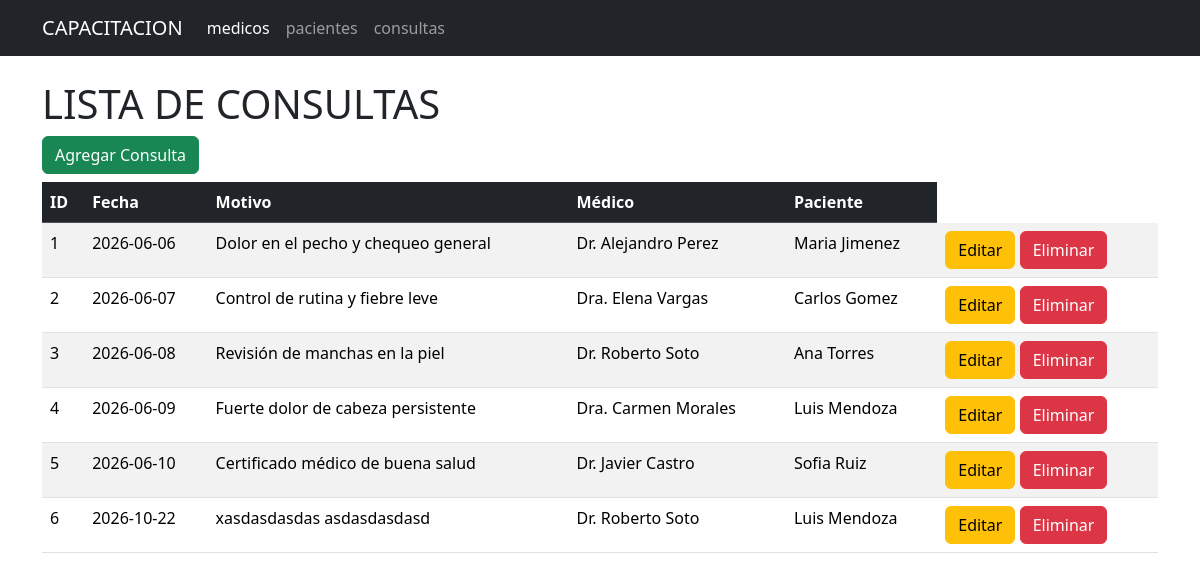
Before: /consultas with the older database file.
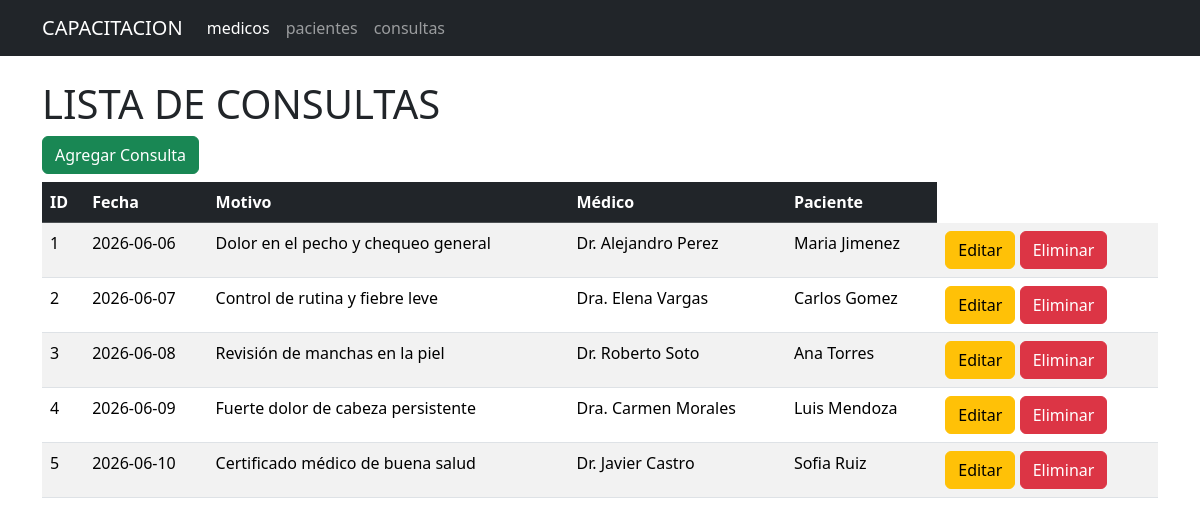
After: the same page with the newer database file.
### tables this page shows
CREATE TABLE consultas (
        id_consulta INTEGER PRIMARY KEY AUTOINCREMENT,
        fecha TEXT NOT NULL,
        motivo TEXT NOT NULL,
        id_paciente INTEGER NOT NULL,
        id_medico INTEGER NOT NULL,
        FOREIGN KEY (id_paciente) REFERENCES pacientes(id_paciente),
        FOREIGN KEY (id_medico) REFERENCES medicos(id_medico)
    );

CREATE TABLE medicos (
        id_medico INTEGER PRIMARY KEY AUTOINCREMENT,
        nombre TEXT NOT NULL,
        especialidad TEXT NOT NULL,
        email TEXT NOT NULL,
        telefono INTEGER NOT NULL
    );

CREATE TABLE pacientes (
        id_paciente INTEGER PRIMARY KEY AUTOINCREMENT,
        nombre TEXT NOT NULL,
        email TEXT NOT NULL,
        telefono INTEGER NOT NULL,
        fecha_nacimiento TEXT
    );

### app.py (the view)
@app.route('/consultas')
def consultas():
    conn = get_db_connection()
    consultas = conn.execute(
        """
        SELECT c.id_consulta, c.fecha AS fecha, c.motivo AS motivo, m.nombre AS nombre_medico, p.nombre AS nombre_paciente
        FROM consultas c
        JOIN medicos m ON c.id_medico = m.id_medico
        JOIN pacientes p ON c.id_paciente = p.id_paciente
        """
        ).fetchall()
    conn.close()
    return render_template('consultas.html', consultas=consultas)

### app.py (called while the page is built)
def get_db_connection():
    conn = sqlite3.connect('sistema_medico.db')
    conn.row_factory = sqlite3.Row
    return conn

### templates/consultas.html
{% extends 'base.html' %}
{% block content %}
<h1>LISTA DE CONSULTAS</h1>
<a href="{{url_for('nueva_consulta')}}" class="btn btn-success mb-2">Agregar Consulta</a>
<table class="table table-striped table-hover">
    <thead class="table-dark">
        <tr>
            <th>ID</th>
            <th>Fecha</th>
            <th>Motivo</th>
            <th>Médico</th>
            <th>Paciente</th>
        </tr>
    </thead>
    <tbody>
        {% for consulta in consultas %}
        <tr>
            <td>{{ consulta.id_consulta }}</td>
            <td>{{ consulta.fecha }}</td>
            <td>{{ consulta.motivo }}</td>
            <td>{{ consulta.nombre_medico }}</td>
            <td>{{ consulta.nombre_paciente }}</td>
            <td>
                <a href="{{ url_for('editar_consulta', id_consulta=consulta.id_consulta) }}" class="btn btn-warning">Editar</a>
                <a href="{{ url_for('eliminar_consulta', id_consulta=consulta.id_consulta) }}"
                class="btn btn-danger" onclick="return confirm('¿Estás seguro de que quieres eliminar esta consulta?');">Eliminar</a>
            </td>
        </tr>
        {% endfor %}
    </tbody>
</table>
{% endblock %}

### templates/base.html (shortened to what this page needs)
<!doctype html>
<html lang="es">
  <head>
    <link href="https://cdn.jsdelivr.net/npm/bootstrap@5.3.8/dist/css/bootstrap.min.css" rel="stylesheet">
  </head>
  <body>
            <nav class="navbar navbar-expand-lg navbar-dark bg-dark">
        <div class="container">
            <a class="navbar-brand" href="#">CAPACITACION</a>
            <div class="collapse navbar-collapse" id="navbarNavAltMarkup">
                <div class="navbar-nav">
                    <a class="nav-link active" aria-current="page"
                    href="{{url_for('medicos')}}">medicos</a>
                    <a class="nav-link" href="{{url_for('pacientes')}}">pacientes</a>
                    <a class="nav-link" href="{{url_for('consultas')}}">consultas</a>
                </div>
            </div>
        </div>
    </nav>
    <div class="container mt-4">
        {% block content %}
        {% endblock %}
    </div>
  </body>
</html>

Changed rows visible on the page:
removed consultas: id_consulta "6", fecha "2026-10-22", motivo "xasdasdasdas asdasdasdasd", nombre_medico "Dr. Roberto Soto", nombre_paciente "Luis Mendoza"
